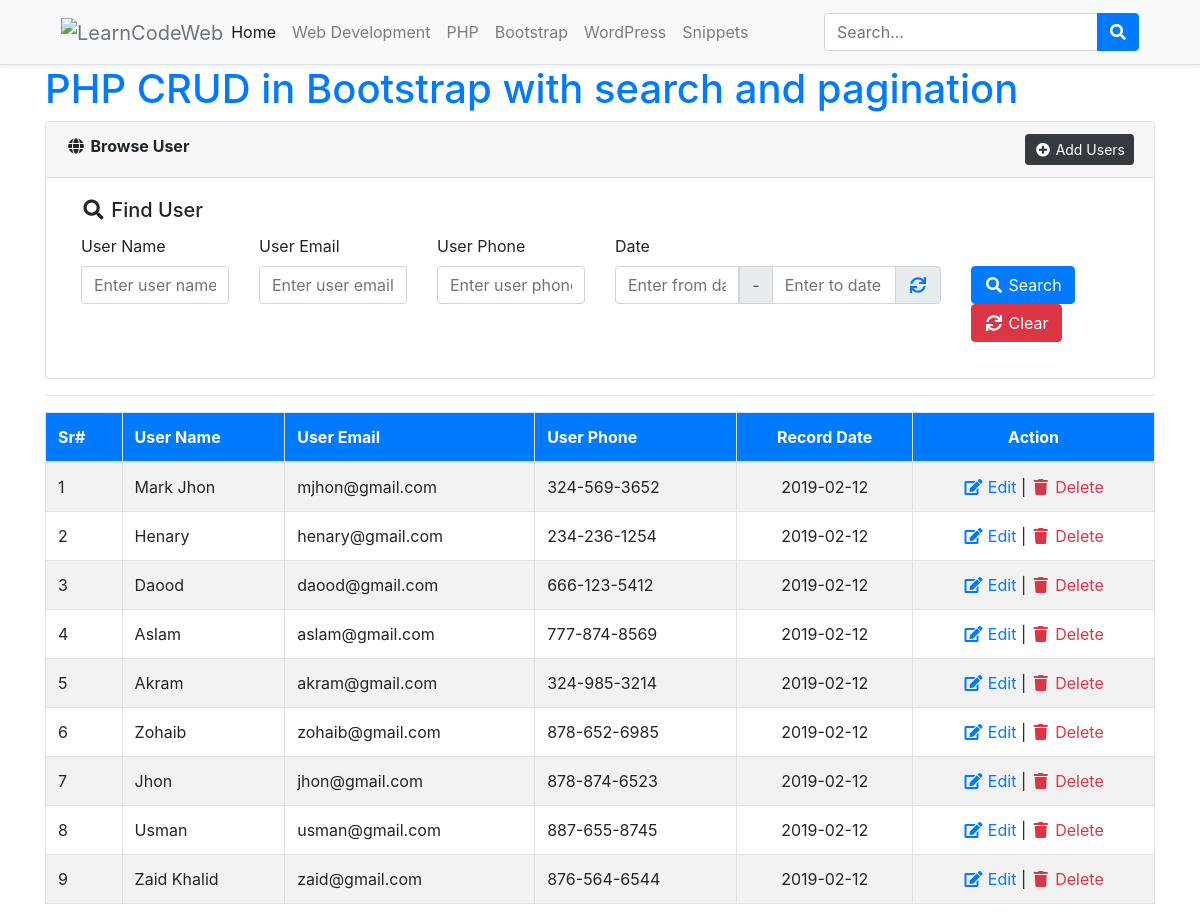
The page /browse-users.php on the database its author committed.
### tables this page shows
CREATE TABLE `users` (
  `id` int(11) NOT NULL,
  `username` varchar(64) NOT NULL,
  `useremail` varchar(128) NOT NULL,
  `userphone` varchar(24) NOT NULL,
  `dt` timestamp NOT NULL DEFAULT CURRENT_TIMESTAMP
);

### include/Database.php (called while the page is built, shortened)
<?php
class Database{
    protected $pdo;
    public function __construct(\PDO $pdo)
    {
        $this->pdo = $pdo;
        $this->pdo->setAttribute(\PDO::ATTR_ERRMODE, \PDO::ERRMODE_EXCEPTION);
    }
    public function getAllRecords($tableName, $fields='*', $cond='', $orderBy='', $limit='')
    {
        $stmt = $this->pdo->prepare("SELECT $fields FROM $tableName WHERE 1 ".$cond." ".$orderBy." ".$limit);
        $stmt->execute();
        $rows = $stmt->fetchAll(PDO::FETCH_ASSOC);
        return $rows;
    }
}
?>

### config.php (called while the page is built, shortened)
<?php
include_once('include/Database.php');
$dsn	= 	"mysql:dbname=".SS_DB_NAME.";host=".SS_DB_HOST."";
$pdo	=	"";
try {
	$pdo = new PDO($dsn, SS_DB_USER, SS_DB_PASSWORD);
}catch (PDOException $e) {
	echo "Connection failed: " . $e->getMessage();
}
$db 	=	new Database($pdo);
?>

### browse-users.php (the view, shortened to what this page needs)
<?php include_once('config.php');?>
<!doctype html>
<html lang="en-US" xmlns:fb="https://www.facebook.com/2008/fbml" xmlns:addthis="https://www.addthis.com/help/api-spec"  prefix="og: http://ogp.me/ns#" class="no-js">
<head>
	<link rel="stylesheet" href="https://code.jquery.com/ui/1.12.0/themes/smoothness/jquery-ui.css" type="text/css">
    <link rel="stylesheet" href="https://stackpath.bootstrapcdn.com/bootstrap/4.2.1/css/bootstrap.min.css">
    <link rel="stylesheet" href="https://use.fontawesome.com/releases/v5.6.3/css/all.css">
</head>
<body>
	<div class="bg-light border-bottom shadow-sm sticky-top">
		<div class="container">
			<header class="blog-header py-1">
				<nav class="navbar navbar-expand-lg navbar-light bg-light"> <a class="navbar-brand text-muted p-0 m-0" href="https://learncodeweb.com"><img src='https://learncodeweb.com/wp-content/uploads/2019/01/logo.png' alt='LearnCodeWeb'></a>
					<div class="collapse navbar-collapse" id="navbarSupportedContent">
						<ul class="navbar-nav mr-auto">
							<li itemscope="itemscope" itemtype="https://www.schema.org/SiteNavigationElement" id="menu-item-17" class="active nav-item"><a title="Home" href="https://learncodeweb.com/" class="nav-link">Home</a></li>
							<li itemscope="itemscope" itemtype="https://www.schema.org/SiteNavigationElement" id="menu-item-16" class="nav-item"><a title="Web Development" href="https://learncodeweb.com/learn/web-development/" class="nav-link">Web Development</a></li>
							<li itemscope="itemscope" itemtype="https://www.schema.org/SiteNavigationElement" id="menu-item-558" class="nav-item"><a title="PHP" href="https://learncodeweb.com/learn/php/" class="nav-link">PHP</a></li>
							<li itemscope="itemscope" itemtype="https://www.schema.org/SiteNavigationElement" id="menu-item-14" class="nav-item"><a title="Bootstrap" href="https://learncodeweb.com/learn/bootstrap-framework/" class="nav-link">Bootstrap</a></li>
							<li itemscope="itemscope" itemtype="https://www.schema.org/SiteNavigationElement" id="menu-item-559" class="nav-item"><a title="WordPress" href="https://learncodeweb.com/learn/wordpress/" class="nav-link">WordPress</a></li>
							<li itemscope="itemscope" itemtype="https://www.schema.org/SiteNavigationElement" id="menu-item-15" class="nav-item"><a title="Snippets" href="https://learncodeweb.com/learn/snippets/" class="nav-link">Snippets</a></li>
						</ul>
						<form method="get" action="https://learncodeweb.com" class="form-inline my-2 my-lg-0">
							<div class="input-group input-group-md">
								<input type="text" class="form-control search-width" name="s" id="search" value="" placeholder="Search..." aria-label="Search">
								<div class="input-group-append">
									<button type="submit" class="btn btn-primary" id="searchBtn"><i class="fa fa-search"></i></button>
								</div>
							</div>
						</form>
					</div>
				</nav>
			</header>
		</div>
	</div>
	<?php
	$condition	=	'';
	$userData	=	$db->getAllRecords('users','*',$condition,'ORDER BY id DESC');
	?>
   	<div class="container">
		<h1><a href="https://learncodeweb.com/php/php-crud-in-bootstrap-4-with-search-functionality/">PHP CRUD in Bootstrap with search and pagination</a></h1>
		<div class="card">
			<div class="card-header"><i class="fa fa-fw fa-globe"></i> <strong>Browse User</strong> <a href="add-users.php" class="float-right btn btn-dark btn-sm"><i class="fa fa-fw fa-plus-circle"></i> Add Users</a></div>
			<div class="card-body">
				<div class="col-sm-12">
					<h5 class="card-title"><i class="fa fa-fw fa-search"></i> Find User</h5>
					<form method="get">
						<div class="row">
							<div class="col-sm-2">
								<div class="form-group">
									<label>User Name</label>
									<input type="text" name="username" id="username" class="form-control" value="<?php echo isset($_REQUEST['username'])?$_REQUEST['username']:''?>" placeholder="Enter user name">
								</div>
							</div>
							<div class="col-sm-2">
								<div class="form-group">
									<label>User Email</label>
									<input type="email" name="useremail" id="useremail" class="form-control" value="<?php echo isset($_REQUEST['useremail'])?$_REQUEST['useremail']:''?>" placeholder="Enter user email">
								</div>
							</div>
							<div class="col-sm-2">
								<div class="form-group">
									<label>User Phone</label>
									<input type="tel" name="userphone" id="userphone" class="form-control" value="<?php echo isset($_REQUEST['userphone'])?$_REQUEST['userphone']:''?>" placeholder="Enter user phone">
								</div>
							</div>
							<div class="col-sm-4">
								<div class="form-group">
									<label>Date</label>
									<div class="input-group">
										<input type="text" class="fromDate form-control hasDatepicker" name="df" id="df" value="" placeholder="Enter from date">
										<div class="input-group-prepend"><span class="input-group-text">-</span></div>
										<input type="text" class="toDate form-control hasDatepicker" name="dt" id="dt" value="" placeholder="Enter to date">
										<div class="input-group-append"><span class="input-group-text"><a href="javascript:;" onclick="$('#df,#dt').val('');"><i class="fa fa-fw fa-sync"></i></a></span></div>
									</div>
								</div>
							</div>
							<div class="col-sm-2">
								<div class="form-group">
									<label>&nbsp;</label>
									<div>
										<button type="submit" name="submit" value="search" id="submit" class="btn btn-primary"><i class="fa fa-fw fa-search"></i> Search</button>
										<a href="<?php echo $_SERVER['PHP_SELF'];?>" class="btn btn-danger"><i class="fa fa-fw fa-sync"></i> Clear</a>
									</div>
								</div>
							</div>
						</div>
					</form>
				</div>
			</div>
		</div>
		<hr>
		<div>
			<table class="table table-striped table-bordered">
				<thead>
					<tr class="bg-primary text-white">
						<th>Sr#</th>
						<th>User Name</th>
						<th>User Email</th>
						<th>User Phone</th>
						<th class="text-center">Record Date</th>
						<th class="text-center">Action</th>
					</tr>
				</thead>
				<tbody>
					<?php
					if(count($userData)>0){
						$s	=	'';
						foreach($userData as $val){
							$s++;
					?>
					<tr>
						<td><?php echo $s;?></td>
						<td><?php echo $val['username'];?></td>
						<td><?php echo $val['useremail'];?></td>
						<td><?php echo $val['userphone'];?></td>
						<td align="center"><?php echo date('Y-m-d',strtotime($val['dt']));?></td>
						<td align="center">
							<a href="edit-users.php?editId=<?php echo $val['id'];?>" class="text-primary"><i class="fa fa-fw fa-edit"></i> Edit</a> |
							<a href="delete.php?delId=<?php echo $val['id'];?>" class="text-danger" onClick="return confirm('Are you sure to delete this user?');"><i class="fa fa-fw fa-trash"></i> Delete</a>
						</td>
					</tr>
					<?php
						}
					}else{
					?>
					<tr><td colspan="6" align="center">No Record(s) Found!</td></tr>
					<?php } ?>
				</tbody>
			</table>
		</div>
	</div>
</body>
</html>

### rows shown on the page
users: username "Mark Jhon", useremail "mjhon@gmail.com", userphone "324-569-3652", dt "2019-02-12"
users: username "Henary", useremail "henary@gmail.com", userphone "234-236-1254", dt "2019-02-12"
users: username "Daood", useremail "daood@gmail.com", userphone "666-123-5412", dt "2019-02-12"
users: username "Aslam", useremail "aslam@gmail.com", userphone "777-874-8569", dt "2019-02-12"
users: username "Akram", useremail "akram@gmail.com", userphone "324-985-3214", dt "2019-02-12"
users: username "Zohaib", useremail "zohaib@gmail.com", userphone "878-652-6985", dt "2019-02-12"
users: username "Jhon", useremail "jhon@gmail.com", userphone "878-874-6523", dt "2019-02-12"
users: username "Usman", useremail "usman@gmail.com", userphone "887-655-8745", dt "2019-02-12"
users: username "Zaid Khalid", useremail "zaid@gmail.com", userphone "876-564-6544", dt "2019-02-12"
